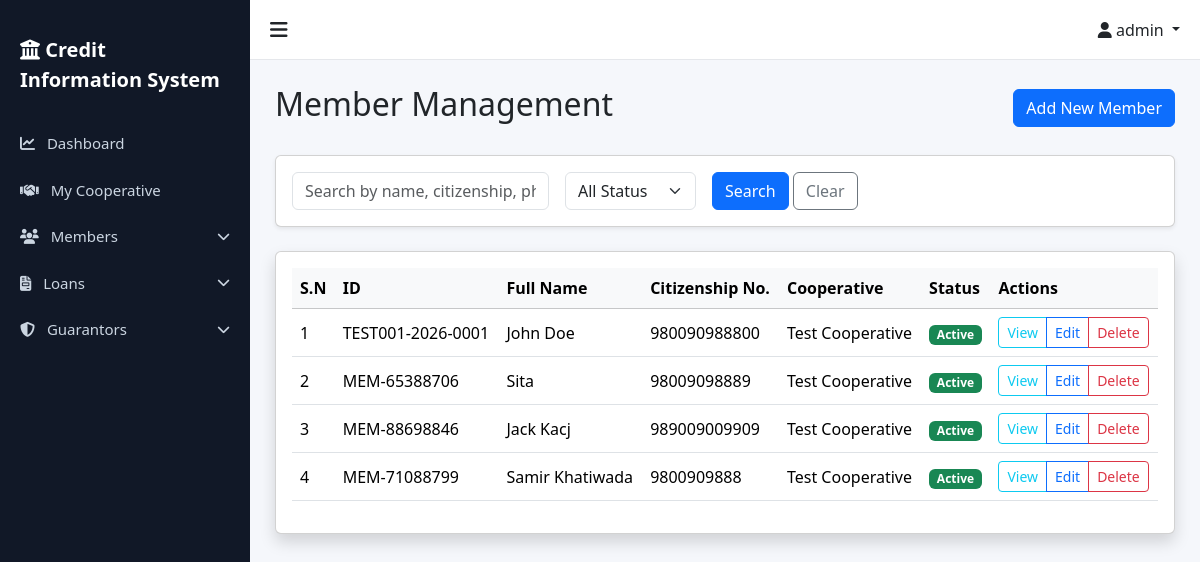
Page /members/ (signed in) on the committed database.
### accounts/models.py (models this page shows, shortened)
class User(AbstractUser):
    ROLE_CHOICES = (
        ('superadmin', 'Super Admin'),
        ('admin', 'Admin'),
        ('staff', 'Staff'),
    )
    role = models.CharField(max_length=20, choices=ROLE_CHOICES, default='staff')
    cooperative = models.ForeignKey(
        'cooperatives.Cooperative',
        on_delete=models.SET_NULL,
        null=True,
        blank=True,
        related_name='users',
        help_text="Null for Super Admin users"
    )
    is_first_login = models.BooleanField(default=True)
    class Meta:
        ordering = ['-date_joined']
        indexes = [
            models.Index(fields=['role']),
            models.Index(fields=['cooperative']),
        ]
    def is_superadmin(self):
        return self.role == 'superadmin'
    def is_admin(self):
        return self.role == 'admin'
    def is_staff_user(self):
        return self.role == 'staff'

### members/models.py (models this page shows, shortened)
class Member(models.Model):
    full_name = models.CharField(max_length=255)
    citizenship_number = models.CharField(max_length=50, unique=True)
    unique_system_id = models.CharField(max_length=100, unique=True, editable=False)
    address = models.TextField()
    phone = models.CharField(max_length=20)
    blacklist_status = models.BooleanField(default=False)
    cooperative = models.ForeignKey(
        'cooperatives.Cooperative',
        on_delete=models.CASCADE,
        related_name='members'
    )
    created_at = models.DateTimeField(auto_now_add=True)
    updated_at = models.DateTimeField(auto_now=True)
    class Meta:
        ordering = ['-created_at']
        indexes = [
            models.Index(fields=['citizenship_number']),
            models.Index(fields=['unique_system_id']),
            models.Index(fields=['blacklist_status']),
        ]

### cooperatives/models.py (models this page shows, shortened)
class Cooperative(models.Model):
    STATUS_CHOICES = (
        ('active', 'Active'),
        ('inactive', 'Inactive'),
    )
    name = models.CharField(max_length=255)
    code = models.CharField(max_length=50, unique=True)
    address = models.TextField()
    contact = models.CharField(max_length=255)  # Can contain phone/email
    status = models.CharField(max_length=20, choices=STATUS_CHOICES, default='active')
    created_at = models.DateTimeField(auto_now_add=True)
    updated_at = models.DateTimeField(auto_now=True)
    class Meta:
        ordering = ['-created_at']
        verbose_name_plural = 'Cooperatives'

### members/views.py (the view, shortened to what this page needs)
# urls.py: path('', views.MemberListView.as_view(), name='member_list'),
class MemberListView(StaffOrAdminMixin, CooperativeAccessMixin, ListView):
    model = Member
    template_name = 'members/member_list.html'
    context_object_name = 'members'
    paginate_by = 10
    def get_queryset(self):
        qs = super().get_queryset()
        search_query = self.request.GET.get('search', '')
        status_filter = self.request.GET.get('status', '').strip().lower()
        if status_filter == 'blacklisted':
            qs = qs.filter(blacklist_status=True)
        elif status_filter == 'active':
            qs = qs.filter(blacklist_status=False)
        return qs
    def get_context_data(self, **kwargs):
        context = super().get_context_data(**kwargs)
        context['search_query'] = self.request.GET.get('search', '')
        context['status_filter'] = self.request.GET.get('status', '')
        return context

### accounts/permissions.py (called while the page is built)
    def test_func(self):
        return self.request.user.is_authenticated and (
            self.request.user.is_staff_user() or
            self.request.user.is_admin() or
            self.request.user.is_superadmin()
        )

    def get_queryset(self):
        queryset = super().get_queryset()
        if self.request.user.is_superadmin():
            return queryset
        if self.request.user.cooperative:
            from cooperatives.models import Cooperative
            if queryset.model == Cooperative:
                return queryset.filter(pk=self.request.user.cooperative.pk)
            return queryset.filter(cooperative=self.request.user.cooperative)
        return queryset.none()

    def get_context_data(self, **kwargs):
        context = super().get_context_data(**kwargs)
        if not self.request.user.is_superadmin() and self.request.user.cooperative:
            context['user_cooperative'] = self.request.user.cooperative
        return context

### templates/members/member_list.html (shortened to what this page needs)
{% extends 'base.html' %}
{% block content %}
<div class="d-flex justify-content-between align-items-center mb-4">
    <h2>Member Management</h2>
    <a href="{% url 'members:member_add' %}" class="btn btn-primary">Add New Member</a>
</div>
<div class="card shadow-sm mb-4">
    <div class="card-body">
        <form method="get" class="row row-cols-lg-auto g-3 align-items-center">
            <div class="col-12">
                <input type="text" name="search" class="form-control"
                    placeholder="Search by name, citizenship, phone, cooperative..." value="{{ search_query }}">
            </div>
            <div>
                <select name="status" class="form-select">
                    <option value="">All Status</option>
                 </select>
            </div>
            <div class="col-12">
                <button type="submit" class="btn btn-primary">Search</button>
                <a href="{% url 'members:member_list' %}" class="btn btn-outline-secondary">Clear</a>
            </div>
        </form>
    </div>
</div>
<div class="card shadow">
    <div class="card-body">
        <div class="table-responsive">
            <table class="table table-hover align-middle">
                <thead class="table-light">
                    <tr>
                        <th>S.N</th>
                        <th>ID</th>
                        <th>Full Name</th>
                        <th>Citizenship No.</th>
                        <th>Cooperative</th>
                        <th>Status</th>
                        <th>Actions</th>
                    </tr>
                </thead>
                <tbody>
                    {% for member in members %}
                    <tr>
                        <td>{{ forloop.counter }}</td>
                        <td>{{ member.unique_system_id }}</td>
                        <td>{{ member.full_name }}</td>
                        <td>{{ member.citizenship_number }}</td>
                        <td>{{ member.cooperative.name }}</td>
                        <td>
                            {% if member.blacklist_status %}
                            <span class="badge bg-danger">Blacklisted</span>
                            {% else %}
                            <span class="badge bg-success">Active</span>
                            {% endif %}
                        </td>
                        <td>
                            <div class="btn-group btn-group-sm">
                                <a href="{% url 'members:member_detail' member.pk %}"
                                    class="btn btn-outline-info">View</a>
                                <a href="{% url 'members:member_edit' member.pk %}"
                                    class="btn btn-outline-primary">Edit</a>
                                {% if user.is_superadmin or user.is_admin %}
                                <a href="{% url 'members:member_delete' member.pk %}"
                                    class="btn btn-outline-danger">Delete</a>
                                {% endif %}
                            </div>
                        </td>
                    </tr>
                    {% empty %}
                    <tr>
                        <td colspan="7" class="text-center py-4">No members found.</td>
                    </tr>
                    {% endfor %}
                </tbody>
            </table>
        </div>
    </div>
</div>
{% endblock %}

### templates/base.html (shortened to what this page needs)
{% load static %}
<!DOCTYPE html>
<html lang="en">
<head>
    <link href="https://cdn.jsdelivr.net/npm/bootstrap@5.3.2/dist/css/bootstrap.min.css" rel="stylesheet">
    <link rel="stylesheet" href="https://cdnjs.cloudflare.com/ajax/libs/font-awesome/6.5.0/css/all.min.css">
    <link href="https://cdn.jsdelivr.net/npm/select2@4.1.0-rc.0/dist/css/select2.min.css" rel="stylesheet" />
    <link href="https://cdn.jsdelivr.net/npm/select2-bootstrap-5-theme@1.3.0/dist/select2-bootstrap-5-theme.min.css"
        rel="stylesheet" />
</head>
<body>
    {% if user.is_authenticated %}
    <div id="sidebar" class="sidebar">
        <div class="sidebar-brand">
            <i class="fa-solid fa-building-columns"></i> Credit Information System
        </div>
        <a href="{% url 'accounts:dashboard' %}">
            <i class="fa-solid fa-chart-line me-2"></i> Dashboard
        </a>
        {% if user.is_superadmin %}
        <a href="#cooperativesMenu" data-bs-toggle="collapse" role="button" aria-expanded="false"
            aria-controls="cooperativesMenu" class="d-flex justify-content-between align-items-center">
            <span><i class="fa-solid fa-building me-2"></i> Cooperatives</span>
            <i class="fa-solid fa-chevron-down small"></i>
        </a>
        <div class="collapse" id="cooperativesMenu">
            <a href="{% url 'cooperatives:create' %}" class="ps-5 py-2 small"><i class="fa-solid fa-plus me-2"></i>Add
                Cooperative</a>
            <a href="{% url 'cooperatives:list' %}" class="ps-5 py-2 small"><i
                    class="fa-solid fa-list me-2"></i>Cooperative List</a>
        </div>
        {% elif user.cooperative %}
        <a href="{% url 'cooperatives:detail' user.cooperative.pk %}">
            <i class="fa-solid fa-handshake me-2"></i> My Cooperative
        </a>
        {% endif %}
        <a href="#membersMenu" data-bs-toggle="collapse" role="button" aria-expanded="false" aria-controls="membersMenu"
            class="d-flex justify-content-between align-items-center">
            <span><i class="fa-solid fa-users me-2"></i> Members</span>
            <i class="fa-solid fa-chevron-down small"></i>
        </a>
        <a href="#loansMenu" data-bs-toggle="collapse" role="button" aria-expanded="false" aria-controls="loansMenu"
            class="d-flex justify-content-between align-items-center">
            <span><i class="fa-solid fa-file-invoice me-2"></i> Loans</span>
            <i class="fa-solid fa-chevron-down small"></i>
        </a>
        <a href="#guarantorsMenu" data-bs-toggle="collapse" role="button" aria-expanded="false"
            aria-controls="guarantorsMenu" class="d-flex justify-content-between align-items-center">
            <span><i class="fa-solid fa-shield-halved me-2"></i> Guarantors</span>
            <i class="fa-solid fa-chevron-down small"></i>
        </a>
    </div>
    {% endif %}
    <div id="mainContent" class="{% if user.is_authenticated %}main-content{% else %}container-fluid{% endif %}">
        {% if user.is_authenticated %}
        <div class="topbar">
            <div class="toggle-btn" onclick="toggleSidebar()">
                <i class="fa-solid fa-bars"></i>
            </div>
            <div>
                <div class="dropdown">
                    <a class="dropdown-toggle text-dark text-decoration-none" href="#" role="button"
                        data-bs-toggle="dropdown">
                        <i class="fa-solid fa-user"></i>
                        {{ user.username }}
                    </a>
                </div>
            </div>
        </div>
        {% endif %}
        <div class="page-content">
            {% block content %}
            {% endblock %}
        </div>
    </div>
</body>
</html>

### templates/base.html (style rules this page uses)
body { overflow-x: hidden; background: #f5f7fb; }
.sidebar { height: 100vh; width: 250px; position: fixed; top: 0; left: 0; background: #111827; padding-top: 20px; transition: all 0.3s; }
.sidebar a { color: #cbd5e1; padding: 12px 20px; display: block; text-decoration: none; font-size: 15px; }
.sidebar-brand { color: #fff; font-size: 20px; font-weight: 600; padding: 15px 20px; margin-bottom: 10px; }
.main-content { margin-left: 250px; transition: all 0.3s; }
.topbar { height: 60px; background: #fff; border-bottom: 1px solid #e5e7eb; display: flex; align-items: center; justify-content: space-between; padding: 0 20px; }
.toggle-btn { font-size: 20px; cursor: pointer; }
.page-content { padding: 25px; }

### rows in the picture
User: username "admin"
Member: unique_system_id "TEST001-2026-0001", full_name "John Doe", citizenship_number "980090988800", cooperative.name "Test Cooperative", blacklist_status "Active"
Member: unique_system_id "MEM-65388706", full_name "Sita", citizenship_number "98009098889", cooperative.name "Test Cooperative", blacklist_status "Active"
Member: unique_system_id "MEM-88698846", full_name "Jack Kacj", citizenship_number "989009009909", cooperative.name "Test Cooperative", blacklist_status "Active"
Member: unique_system_id "MEM-71088799", full_name "Samir Khatiwada", citizenship_number "9800909888", cooperative.name "Test Cooperative", blacklist_status "Active"
